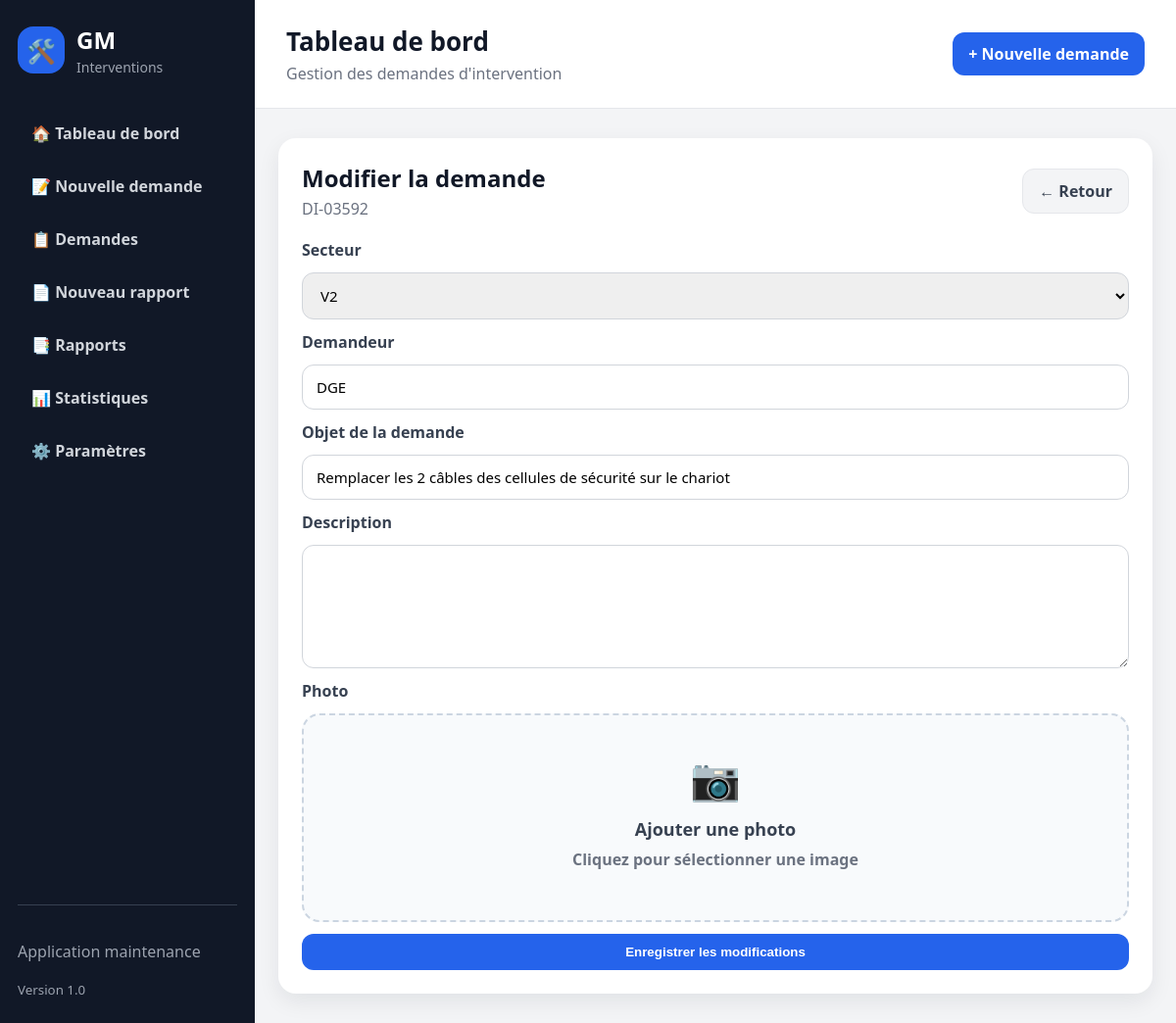
Page /demandes/3592/modifier on the committed database.
### tables this page shows
CREATE TABLE demandes_intervention (
            id INTEGER PRIMARY KEY AUTOINCREMENT,
            secteur_id INTEGER,
            demandeur_id INTEGER,
            nature_travaux TEXT NOT NULL,
            description TEXT NOT NULL,
            statut TEXT NOT NULL DEFAULT 'En cours',
            date_creation TIMESTAMP DEFAULT CURRENT_TIMESTAMP,
            date_cloture TIMESTAMP, date_solde TIMESTAMP, solde_par TEXT, reference_piece TEXT, commentaire_solde TEXT,
            FOREIGN KEY (secteur_id) REFERENCES secteurs(id),
            FOREIGN KEY (demandeur_id) REFERENCES demandeurs(id)
        );

CREATE TABLE secteurs (
            id INTEGER PRIMARY KEY AUTOINCREMENT,
            nom TEXT NOT NULL UNIQUE
        );

CREATE TABLE demandeurs (
            id INTEGER PRIMARY KEY AUTOINCREMENT,
            nom TEXT NOT NULL,
            secteur_id INTEGER,
            telephone TEXT,
            email TEXT,
            FOREIGN KEY (secteur_id) REFERENCES secteurs(id)
        );

### routes/demandes.py (the view, shortened to what this page needs)
@demandes_bp.route(
    "/demandes/<int:demande_id>/modifier",
    methods=["GET", "POST"]
)
def modifier_demande(demande_id):
    if request.method == "GET":
        with connexion_db() as conn:
            demande = get_demande_simple(
                conn,
                demande_id
            )
            if demande is None:
                abort(404)
            secteurs = get_all_secteurs(conn)
            demandeur = conn.execute("""
                SELECT nom
                FROM demandeurs
                WHERE id = ?
            """, (
                demande["demandeur_id"],
            )).fetchone()
        return render_template(
            "demandes/modifier.html",
            demande=demande,
            demandeur=demandeur,
            secteurs=secteurs
        )

### database.py (called while the page is built)
def is_postgres():
    return bool(DATABASE_URL)

def get_db_connection():
    if is_postgres():
        return PostgresConnectionAdapter(DATABASE_URL)
    conn = sqlite3.connect(DB_PATH)
    conn.row_factory = sqlite3.Row
    conn.execute("PRAGMA foreign_keys = ON")
    return conn

### routes/demandes.py (called while the page is built)
def get_demande_simple(conn, demande_id):
    return conn.execute("""
        SELECT *
        FROM demandes_intervention
        WHERE id = ?
    """, (demande_id,)).fetchone()

def get_all_secteurs(conn):
    return conn.execute("""
        SELECT *
        FROM secteurs
        ORDER BY nom
    """).fetchall()

### services/database_service.py (called while the page is built)
@contextmanager
def connexion_db():
    conn = get_db_connection()
    try:
        yield conn
    finally:
        conn.close()

### templates/demandes/modifier.html (shortened to what this page needs)
{% extends "base.html" %}
{% block content %}
<section class="card">
    <div class="section-header">
        <div>
            <h2>Modifier la demande</h2>
            <p>DI-{{ "%05d"|format(demande.id) }}</p>
        </div>
        <a href="/demandes/{{ demande.id }}" class="btn-secondary">← Retour</a>
    </div>
    <form method="POST" class="form" enctype="multipart/form-data">
        <label>Secteur</label>
        <select name="secteur_id" required>
            {% for secteur in secteurs %}
                <option value="{{ secteur.id }}"
                    {% if secteur.id == demande.secteur_id %}selected{% endif %}>
                    {{ secteur.nom }}
                </option>
            {% endfor %}
        </select>
        <label>Demandeur</label>
        <input type="text" name="demandeur"
               value="{{ demandeur.nom if demandeur else '' }}"
               required>
        <label>Objet de la demande</label>
        <input type="text" name="nature_travaux"
               value="{{ demande.nature_travaux }}"
               required>
        <label>Description</label>
        <textarea name="description" rows="5" required>{{ demande.description }}</textarea>
        <label>Photo</label>
        <label class="upload-box">
            <div class="upload-content">
                <div class="upload-icon">📷</div>
                <strong>Ajouter une photo</strong>
                <p id="file-name">
                    Cliquez pour sélectionner une image
                </p>
            </div>
        </label>
        <button type="submit" class="btn">Enregistrer les modifications</button>
    </form>
</section>
{% endblock %}

### static/css/style.css (style rules this page uses)
* { box-sizing: border-box; }
body { margin: 0; font-family: "Segoe UI", Arial, sans-serif; background: #f3f4f6; color: #111827; }
.stat-card, .card { background: white; border-radius: 18px; box-shadow: 0 8px 22px rgba(15, 23, 42, 0.08); }
.card { padding: 24px; margin-bottom: 20px; }
.card h2 { margin-top: 0; }
.btn { display: inline-block; background: #2563eb; color: white; padding: 11px 16px; border-radius: 12px; text-decoration: none; font-weight: 700; border: none; cursor: pointer; }
.form { display: flex; flex-direction: column; gap: 12px; }
.form label { font-weight: 700; color: #374151; }
.form input, .form textarea, .form select { width: 100%; padding: 12px 14px; border: 1px solid #d1d5db; border-radius: 12px; font-family: inherit; font-size: 15px; }
.section-header { display: flex; justify-content: space-between; align-items: center; gap: 16px; margin-bottom: 20px; }
.section-header h2 { margin: 0; }
.section-header p { margin: 4px 0 0; color: #6b7280; }
.btn-secondary { display: inline-block; background: #f3f4f6; color: #374151; padding: 11px 16px; border-radius: 12px; text-decoration: none; font-weight: 700; border: 1px solid #e5e7eb; }
.upload-box { display:block; cursor:pointer; }
.upload-content { border:2px dashed #cbd5e1; border-radius:18px; padding:35px; text-align:center; transition:.25s; background:#f8fafc; }
.upload-icon { font-size:42px; margin-bottom:12px; }
.upload-content strong { display:block; font-size:18px; }
.upload-content p { margin-top:8px; color:#6b7280; }

### rows in the picture
demandes_intervention: id "03592", secteur_id "V2", nature_travaux "Remplacer les 2 câbles des cellules de sécurité sur le chariot"
demandeurs: demandeur "DGE"
